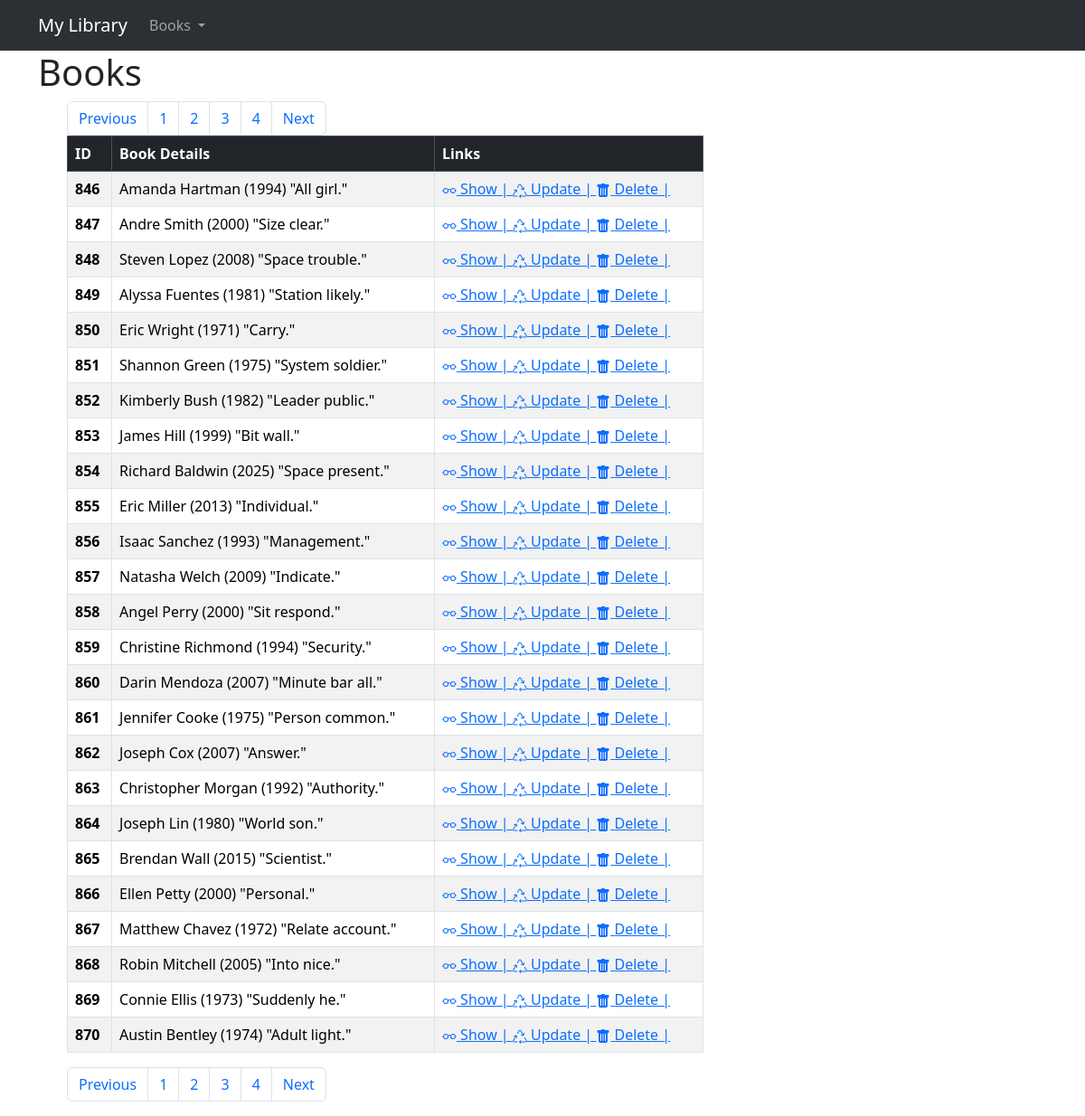
Page /books/?page=2 on the committed database.
### loans/models.py (models this page shows)
class Book(models.Model):
    authors= models.CharField(max_length=255, validators=[MinLengthValidator(4)])
    title = models.CharField(max_length=255)
    publication_date = models.DateField()
    isbn = models.CharField(max_length=13, unique=True, validators=[
            RegexValidator(
                regex=r'^\d{10}(\d{3})?$',
                message="An ISBN number must consist of either 10 or 13 digits."
            )
        ])

### loans/views.py (the view)
# urls.py: path('books/', views.books, name='books'),
def books(request):
	book_list = Book.objects.all()
	paginator = Paginator(book_list, ITEMS_PER_PAGE)
	page_number = request.GET.get("page")
	page_object = paginator.get_page(page_number)
	context = {'page_object': page_object}
	return render(request, 'books.html', context)

### loans/templates/books.html (shortened to what this page needs)
{% extends "base_page.html" %}
{% block content %}
<h1>Books</h1>
<ul>
    {% include "__pagination_navbar.html" with page_object=page_object %}
    <table class="table table-striped table-hover table-bordered">
          <thead class="table-dark">
            <tr>
              <th scope="col">ID</th>
              <th scope="col">Book Details</th>
              <th scope="col">Links</th>
            </tr>
          </thead>
          <tbody>
            {% for book in page_object %}
            <tr>
              <th scope="row">{{ book.id }}</th>
              <td>{{book.authors}}  ({{book.publication_date.year}})  "{{book.title}}"</td>
              <td><a href="{% url 'books-with-id' book.id %}">
                     Show |
                  </a>
                  <a href="{% url 'update-book' book.id %}">
                       Update |
                  </a>
                  <a href="{% url 'delete-book' book.id %}">
                       Delete |
                  </a>
              </td>
            </tr>
            {% endfor %}
          </tbody>
    </table>
    {% include "__pagination_navbar.html" with page_object=page_object %}
</ul>
{% endblock %}

### rows in the picture
Book: id "846", authors "Amanda Hartman", publication_date.year "1994", title "All girl."
Book: id "847", authors "Andre Smith", publication_date.year "2000", title "Size clear."
Book: id "848", authors "Steven Lopez", publication_date.year "2008", title "Space trouble."
Book: id "849", authors "Alyssa Fuentes", publication_date.year "1981", title "Station likely."
Book: id "850", authors "Eric Wright", publication_date.year "1971", title "Carry."
Book: id "851", authors "Shannon Green", publication_date.year "1975", title "System soldier."
Book: id "852", authors "Kimberly Bush", publication_date.year "1982", title "Leader public."
Book: id "853", authors "James Hill", publication_date.year "1999", title "Bit wall."
Book: id "854", authors "Richard Baldwin", publication_date.year "2025", title "Space present."
Book: id "855", authors "Eric Miller", publication_date.year "2013", title "Individual."
Book: id "856", authors "Isaac Sanchez", publication_date.year "1993", title "Management."
Book: id "857", authors "Natasha Welch", publication_date.year "2009", title "Indicate."
Book: id "858", authors "Angel Perry", publication_date.year "2000", title "Sit respond."
Book: id "859", authors "Christine Richmond", publication_date.year "1994", title "Security."
Book: id "860", authors "Darin Mendoza", publication_date.year "2007", title "Minute bar all."
Book: id "861", authors "Jennifer Cooke", publication_date.year "1975", title "Person common."
Book: id "862", authors "Joseph Cox", publication_date.year "2007", title "Answer."
Book: id "863", authors "Christopher Morgan", publication_date.year "1992", title "Authority."
Book: id "864", authors "Joseph Lin", publication_date.year "1980", title "World son."
Book: id "865", authors "Brendan Wall", publication_date.year "2015", title "Scientist."
Book: id "866", authors "Ellen Petty", publication_date.year "2000", title "Personal."
Book: id "867", authors "Matthew Chavez", publication_date.year "1972", title "Relate account."
Book: id "868", authors "Robin Mitchell", publication_date.year "2005", title "Into nice."
Book: id "869", authors "Connie Ellis", publication_date.year "1973", title "Suddenly he."
Book: id "870", authors "Austin Bentley", publication_date.year "1974", title "Adult light."

### other values in the picture
{{ number }} "1" "2" "3" "4" "1" "2" "3" "4"
